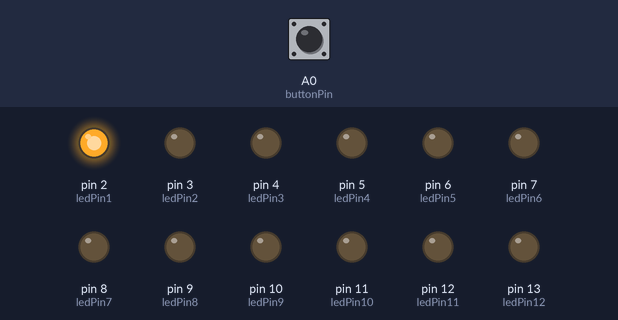
A sketch run on a simulated Arduino Uno, built with avr-gcc and run on an emulated ATmega328P. Parts: output pins drawn as LEDs (lit = HIGH). The inputs (shaded band) are chosen by the test bench; at power-on: A0 (buttonPin) HIGH. What the sketch prints to the serial monitor is not drawn.

Above: at 1.2 s.
1.3 s: A0 (buttonPin) pulled LOW for 0.15 s
At 2.4 s:
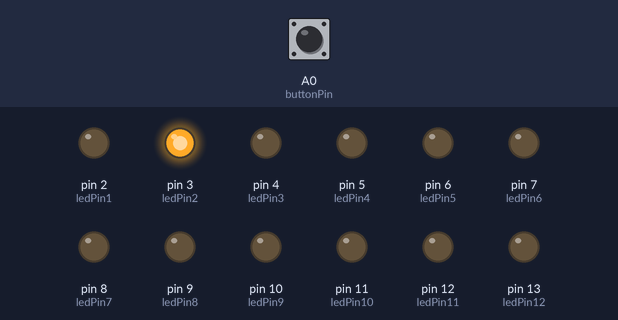
2.9 s: A0 (buttonPin) pulled LOW for 1 s
At 4.8 s:
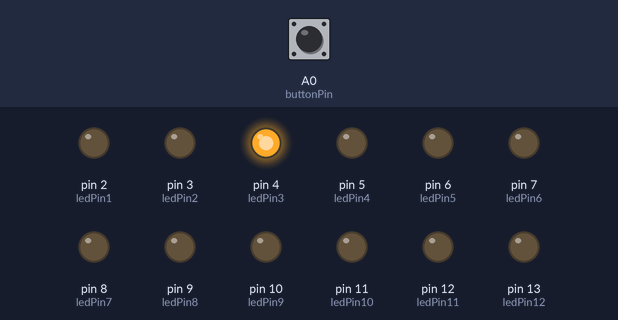
5.4 s: A0 (buttonPin) pulled LOW for 0.15 s
At 6.7 s:
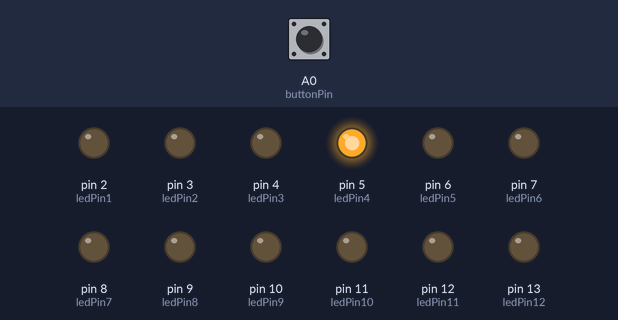
7.0 s: A0 (buttonPin) pulled LOW for 3.2 s
At 10.8 s:
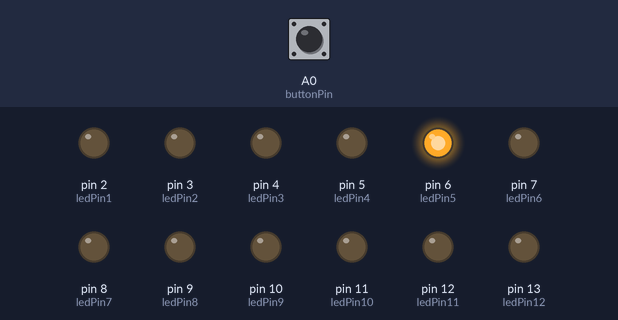
11.7 s: A0 (buttonPin) pulled LOW for 0.15 s
At 12.6 s:
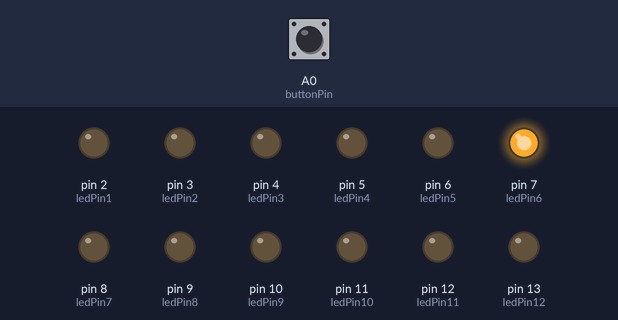
13.3 s: A0 (buttonPin) pulled LOW for 1 s
At 15.1 s:
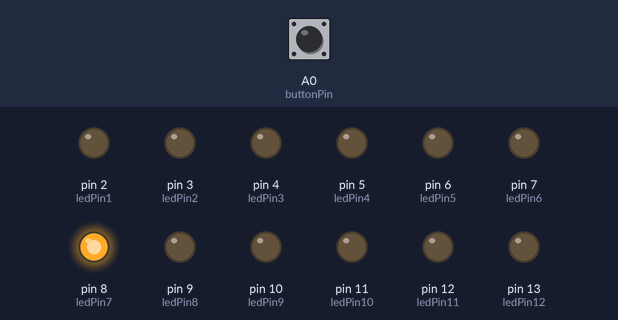
Timing chart, 0 to 16.6 s (numbered marks = the images above; inputs shaded):
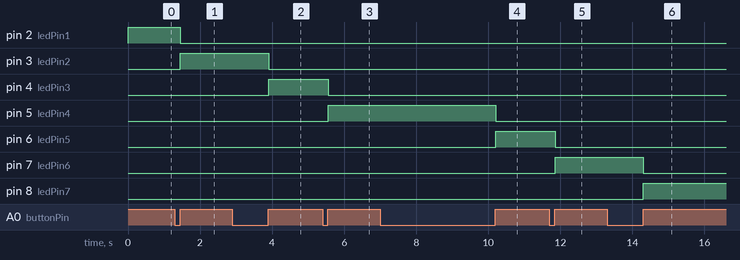

Measured:
- after the input at 1.3 s, pin 2 (ledPin1): HIGH → LOW after 0.16 s; pin 3 (ledPin2): LOW → HIGH after 0.16 s
- after the input at 2.9 s, pin 3 (ledPin2): HIGH → LOW after 1.0 s; pin 4 (ledPin3): LOW → HIGH after 1.0 s
- after the input at 5.4 s, pin 4 (ledPin3): HIGH → LOW after 0.15 s; pin 5 (ledPin4): LOW → HIGH after 0.15 s
- after the input at 7.0 s, pin 5 (ledPin4): HIGH → LOW after 3.2 s; pin 6 (ledPin5): LOW → HIGH after 3.2 s
- after the input at 11.7 s, pin 6 (ledPin5): HIGH → LOW after 0.15 s; pin 7 (ledPin6): LOW → HIGH after 0.15 s
- after the input at 13.3 s, pin 7 (ledPin6): HIGH → LOW after 1.0 s; pin 8 (ledPin7): LOW → HIGH after 1.0 s

The sketch:

TickTock.ino
```cpp
int ledPin1 = 2;
int ledPin2 = 3;
int ledPin3 = 4;
int ledPin4 = 5;
int ledPin5 = 6;
int ledPin6 = 7;
int ledPin7 = 8;
int ledPin8 = 9;
int ledPin9 = 10;
int ledPin10 = 11;
int ledPin11 = 12;
int ledPin12 = 13;

int buttonPin = A0;  //still gets a 0 and 1 value even if analog

int state = HIGH;
int reading;
int prev = LOW;

int count = 0;

int timeCount = 1000;

void setup()
{
  pinMode(buttonPin, INPUT_PULLUP);
  pinMode(ledPin1, OUTPUT);
  pinMode(ledPin2, OUTPUT);
  pinMode(ledPin3, OUTPUT);
  pinMode(ledPin4, OUTPUT);
  pinMode(ledPin5, OUTPUT);
  pinMode(ledPin6, OUTPUT);
  pinMode(ledPin7, OUTPUT);
  pinMode(ledPin8, OUTPUT);
  pinMode(ledPin9, OUTPUT);
  pinMode(ledPin10, OUTPUT);
  pinMode(ledPin11, OUTPUT);
  pinMode(ledPin12, OUTPUT);

  Serial.begin(9600);
}

void loop()
{
  reading = digitalRead(buttonPin);

  Serial.println(reading);

if (reading == HIGH && prev == LOW)
{
  if (state == HIGH && count == 0)
  {
    count++;
    digitalWrite(ledPin1, HIGH);
    digitalWrite(ledPin2, LOW);
    digitalWrite(ledPin3, LOW);
    digitalWrite(ledPin4, LOW);
    digitalWrite(ledPin5, LOW);
    digitalWrite(ledPin6, LOW);
    digitalWrite(ledPin7, LOW);
    digitalWrite(ledPin8, LOW);
    digitalWrite(ledPin9, LOW);
    digitalWrite(ledPin10, LOW);
    digitalWrite(ledPin11, LOW);
    digitalWrite(ledPin12, LOW);
    state = LOW;
  }
  else if (state == HIGH && count == 1)
  {
    count++;
    digitalWrite(ledPin1, LOW);
    digitalWrite(ledPin2, HIGH);
    digitalWrite(ledPin3, LOW);
    digitalWrite(ledPin4, LOW);
    digitalWrite(ledPin5, LOW);
    digitalWrite(ledPin6, LOW);
    digitalWrite(ledPin7, LOW);
    digitalWrite(ledPin8, LOW);
    digitalWrite(ledPin9, LOW);
    digitalWrite(ledPin10, LOW);
    digitalWrite(ledPin11, LOW);
    digitalWrite(ledPin12, LOW);
    state = LOW;
  }
  else if (state == HIGH && count == 2)
  {
    count++;
    digitalWrite(ledPin1, LOW);
    digitalWrite(ledPin2, LOW);
    digitalWrite(ledPin3, HIGH);
    digitalWrite(ledPin4, LOW);
    digitalWrite(ledPin5, LOW);
    digitalWrite(ledPin6, LOW);
    digitalWrite(ledPin7, LOW);
    digitalWrite(ledPin8, LOW);
    digitalWrite(ledPin9, LOW);
    digitalWrite(ledPin10, LOW);
    digitalWrite(ledPin11, LOW);
    digitalWrite(ledPin12, LOW);
    state = LOW;
  }
  else if (state == HIGH && count == 3)
  {
    count++;
    digitalWrite(ledPin1, LOW);
    digitalWrite(ledPin2, LOW);
    digitalWrite(ledPin3, LOW);
    digitalWrite(ledPin4, HIGH);
    digitalWrite(ledPin5, LOW);
    digitalWrite(ledPin6, LOW);
    digitalWrite(ledPin7, LOW);
    digitalWrite(ledPin8, LOW);
    digitalWrite(ledPin9, LOW);
    digitalWrite(ledPin10, LOW);
    digitalWrite(ledPin11, LOW);
    digitalWrite(ledPin12, LOW);
    state = LOW;
  }
  else if (state == HIGH && count == 4)
  {
    count++;
    digitalWrite(ledPin1, LOW);
    digitalWrite(ledPin2, LOW);
    digitalWrite(ledPin3, LOW);
    digitalWrite(ledPin4, LOW);
    digitalWrite(ledPin5, HIGH);
    digitalWrite(ledPin6, LOW);
    digitalWrite(ledPin7, LOW);
    digitalWrite(ledPin8, LOW);
    digitalWrite(ledPin9, LOW);
    digitalWrite(ledPin10, LOW);
    digitalWrite(ledPin11, LOW);
    digitalWrite(ledPin12, LOW);
    state = LOW;
  }
  else if (state == HIGH && count == 5)
  {
    count++;
    digitalWrite(ledPin1, LOW);
    digitalWrite(ledPin2, LOW);
    digitalWrite(ledPin3, LOW);
    digitalWrite(ledPin4, LOW);
    digitalWrite(ledPin5, LOW);
    digitalWrite(ledPin6, HIGH);
    digitalWrite(ledPin7, LOW);
    digitalWrite(ledPin8, LOW);
    digitalWrite(ledPin9, LOW);
    digitalWrite(ledPin10, LOW);
    digitalWrite(ledPin11, LOW);
    digitalWrite(ledPin12, LOW);
    state = LOW;
  }
  else if (state == HIGH && count == 6)
  {
    count++;
    digitalWrite(ledPin1, LOW);
    digitalWrite(ledPin2, LOW);
    digitalWrite(ledPin3, LOW);
    digitalWrite(ledPin4, LOW);
    digitalWrite(ledPin5, LOW);
    digitalWrite(ledPin6, LOW);
    digitalWrite(ledPin7, HIGH);
    digitalWrite(ledPin8, LOW);
    digitalWrite(ledPin9, LOW);
    digitalWrite(ledPin10, LOW);
    digitalWrite(ledPin11, LOW);
    digitalWrite(ledPin12, LOW);
    state = LOW;
  }
  else if (state == HIGH && count == 7)
  {
    count++;
    digitalWrite(ledPin1, LOW);
    digitalWrite(ledPin2, LOW);
    digitalWrite(ledPin3, LOW);
    digitalWrite(ledPin4, LOW);
    digitalWrite(ledPin5, LOW);
    digitalWrite(ledPin6, LOW);
    digitalWrite(ledPin7, LOW);
    digitalWrite(ledPin8, HIGH);
    digitalWrite(ledPin9, LOW);
    digitalWrite(ledPin10, LOW);
    digitalWrite(ledPin11, LOW);
    digitalWrite(ledPin12, LOW);
    state = LOW;
  }
  else if (state == HIGH && count == 8)
  {
    count++;
    digitalWrite(ledPin1, LOW);
    digitalWrite(ledPin2, LOW);
    digitalWrite(ledPin3, LOW);
    digitalWrite(ledPin4, LOW);
    digitalWrite(ledPin5, LOW);
    digitalWrite(ledPin6, LOW);
    digitalWrite(ledPin7, LOW);
    digitalWrite(ledPin8, LOW);
    digitalWrite(ledPin9, HIGH);
    digitalWrite(ledPin10, LOW);
    digitalWrite(ledPin11, LOW);
    digitalWrite(ledPin12, LOW);
    state = LOW;
  }
  else if (state == HIGH && count == 9)
  {
    count++;
    digitalWrite(ledPin1, LOW);
    digitalWrite(ledPin2, LOW);
    digitalWrite(ledPin3, LOW);
    digitalWrite(ledPin4, LOW);
    digitalWrite(ledPin5, LOW);
    digitalWrite(ledPin6, LOW);
    digitalWrite(ledPin7, LOW);
    digitalWrite(ledPin8, LOW);
    digitalWrite(ledPin9, LOW);
    digitalWrite(ledPin10, HIGH);
    digitalWrite(ledPin11, LOW);
    digitalWrite(ledPin12, LOW);
    state = LOW;
  }
  else if (state == HIGH && count == 10)
  {
    count++;
    digitalWrite(ledPin1, LOW);
    digitalWrite(ledPin2, LOW);
    digitalWrite(ledPin3, LOW);
    digitalWrite(ledPin4, LOW);
    digitalWrite(ledPin5, LOW);
    digitalWrite(ledPin6, LOW);
    digitalWrite(ledPin7, LOW);
    digitalWrite(ledPin8, LOW);
    digitalWrite(ledPin9, LOW);
    digitalWrite(ledPin10, LOW);
    digitalWrite(ledPin11, HIGH);
    digitalWrite(ledPin12, LOW);
    state = LOW;
  }
  else if (state == HIGH && count == 11)
  {
    count = 0;
    digitalWrite(ledPin1, LOW);
    digitalWrite(ledPin2, LOW);
    digitalWrite(ledPin3, LOW);
    digitalWrite(ledPin4, LOW);
    digitalWrite(ledPin5, LOW);
    digitalWrite(ledPin6, LOW);
    digitalWrite(ledPin7, LOW);
    digitalWrite(ledPin8, LOW);
    digitalWrite(ledPin9, LOW);
    digitalWrite(ledPin10, LOW);
    digitalWrite(ledPin11, LOW);
    digitalWrite(ledPin12, HIGH);
    state = LOW;
  }
   state = HIGH;
 }

 prev = reading;
}
```
